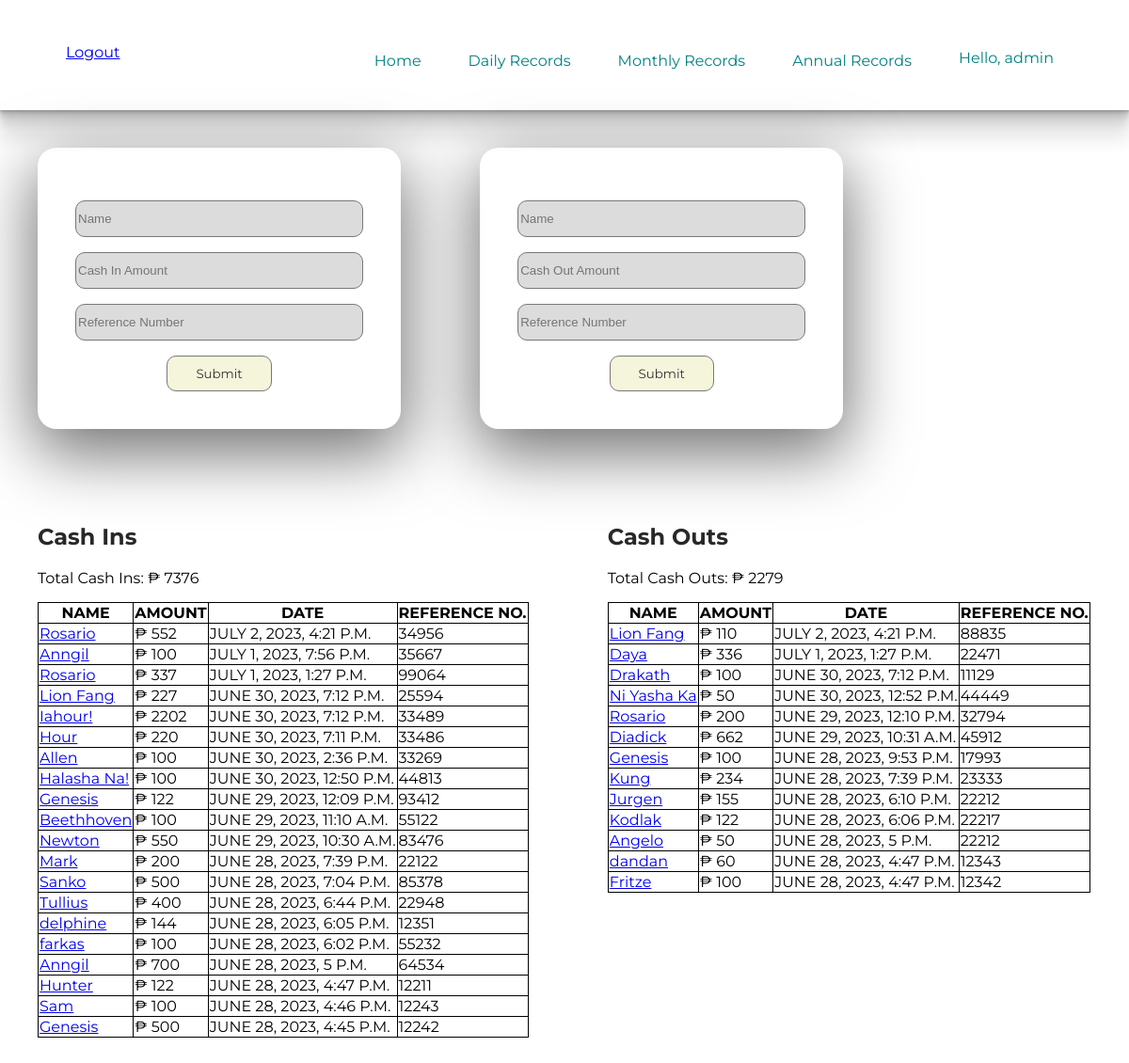
The app's page /home/ (signed in) with its own data.
### CashInOut/models.py (models this page shows)
class CashIn(models.Model):
    name = models.ForeignKey(Profile, on_delete=models.CASCADE)
    cash_in = models.IntegerField(null=True, blank=True)
    date_added = models.DateTimeField(default=timezone.now)
    reference_no = models.CharField(max_length=255)
    class Meta:
        ordering = ['-date_added']

class Profile(models.Model):
    profile_name = models.CharField(max_length=255)
    slug = models.SlugField()
    def __str__(self):
        return self.profile_name

class CashOut(models.Model):
    name = models.ForeignKey(Profile, on_delete=models.CASCADE)
    cash_out = models.cash_in = models.IntegerField(null=True, blank=True)
    date_added = models.DateTimeField(default=timezone.now)
    reference_no = models.CharField(max_length=255)
    class Meta:
        ordering = ['-date_added']

### CashInOut/views.py (the view, shortened to what this page needs)
# urls.py: path('home/', views.CashInOut, name='homepage'),
@login_required(login_url='login')
def CashInOut(request):
    auth_user = request.user
    cash_ins = CashIn.objects.all()  # Retrieve all CashIn objects from the database
    cash_outs = CashOut.objects.all()
    cash_out_form = CashOutForm()
    cash_in_form = CashInForm()
    total_cash_ins = CashIn.objects.aggregate(Sum('cash_in'))['cash_in__sum'] or 0
    total_cash_outs = CashOut.objects.aggregate(Sum('cash_out'))['cash_out__sum'] or 0
    return render(request, 'base.html', {
        'cash_in_form': cash_in_form,
        'cash_out_form': cash_out_form,
        'cash_ins': cash_ins,
        'cash_outs': cash_outs,
        'total_cash_ins': total_cash_ins,
        'total_cash_outs': total_cash_outs,
        'auth_user': auth_user,
    })

### CashInOut/forms.py
class CashInForm(ModelForm):
    name = ProfileNameField(max_length=255)
    class Meta:
        model = CashIn
        fields = ['name', 'cash_in', 'reference_no']
        labels = {
            "name": "",
            "cash_in": "",
            "reference_no": "",
        }
        widgets = {
            'name': TextInput(attrs={
                'class': "cash-in-field",
                'placeholder': 'Name'
            }),
            'reference_no': TextInput(attrs={
                'class': "cash-in-field",
                'placeholder': 'Reference Number'
            }),
            'cash_in': forms.NumberInput(attrs={
                'class': "cash-in-field",
                'placeholder': 'Cash In Amount'
            }),
        }

class CashOutForm(ModelForm):
    name = ProfileNameField(max_length=255)
    class Meta:
        model = CashOut
        fields = ['name', 'cash_out', 'reference_no']
        labels = {
            "name": "",
            "cash_out": "",
            "reference_no": "",
        }
        widgets = {
            'reference_no': TextInput(attrs={
                'class': "cash-out-field",
                'placeholder': 'Reference Number'
            }),
            'name': TextInput(attrs={
                'class': "cash-out-field",
                'placeholder': 'Name'
            }),
            'cash_out': forms.NumberInput(attrs={
                'class': "cash-out-field",
                'placeholder': 'Cash Out Amount'
            }),
        }

### CashInOut/templates/base.html (shortened to what this page needs)
<!DOCTYPE html>
<html lang="en">
<head>
    {% load static %}
    <link rel="stylesheet" href="{% static 'styles.css'%}">
</head>
<body>
    <nav id="main-nav">
        <ul id="nav-links">
            <div class="nav-link">
                <p>Hello, {{ auth_user }}</p>
            </div>
            <div class="profile-link">
                <a href="{% url 'logout'  %}" class="logout-link" id="logout-link">Logout</a>
            </div>
            <li class="nav-link">
                <a href="{% url 'yearly' %}">Annual Records</a>
            </li>
            <li class="nav-link">
                <a href="{% url 'monthly' %}">Monthly Records</a>
            </li>
            <li class="nav-link">
                <a href="{% url 'records' %}">Daily Records</a>
            </li>
            <li class="nav-link">
                <a href="{% url 'homepage' %}">Home</a>
            </li>
        </ul>
    </nav>
    <section class="cash-in-out-form-section">
        <div class="cash-in-out-form-div">
            <form id="cash-in-form" method="POST">
                <div class="form-group">
                    {{ cash_in_form.as_p }}
                </div>
                <div class="cash-in-out-btn-post">
                    <button class="post-btn" name="cash_in_form_submit" type="submit">Submit</button>
                </div>
            </form>
        </div>
        <div class="cash-in-out-form-div">
            <form id="cash-out-form" method="POST">
                <div class="form-group">
                    {{ cash_out_form.as_p }}
                </div>
                <div class="cash-in-out-btn-post">
                    <button class="post-btn" name="cash_out_form_submit" type="submit">Submit</button>
                </div>
            </form>
        </div>
    </section>
    <section class="cash-in-out-tables-section">
        <div class="cash-in-out-table">
            <h1 class="cash-in-out-table-title">Cash Ins</h1>
            <p>Total Cash Ins: &#8369 {{ total_cash_ins }}</p>
            <table>
                <tr>
                    <th>NAME</th>
                    <th>AMOUNT</th>
                    <th>DATE</th>
                    <th>REFERENCE NO.</th>
                </tr>
                {% for cash_in in cash_ins %}
                <tr>
                    <td>
                        <a href="{% url 'customer_profile' cash_in.name.profile_name %}">
                            {{ cash_in.name }}
                        </a>
                    </td>
                    <td> &#8369 {{ cash_in.cash_in }}</td>
                    <td class="column-dates-input-cash-in-out"> {{ cash_in.date_added }}</td>
                    <td> {{ cash_in.reference_no }}</td>
                </tr>
                {% endfor %}
            </table>
        </div>
        <div class="cash-in-out-table">
            <h1 class="cash-in-out-table-title">Cash Outs</h1>
            <p>Total Cash Outs: &#8369 {{ total_cash_outs }}</p>
            <table>
                <tr>
                    <th>NAME</th>
                    <th>AMOUNT</th>
                    <th>DATE</th>
                    <th>REFERENCE NO.</th>
                </tr>
                {% for cash_out in cash_outs %}
                <tr>
                    <td>
                        <a href="{% url 'customer_profile' cash_out.name.profile_name %}">
                            {{ cash_out.name }}
                        </a>
                    </td>
                    <td> &#8369 {{ cash_out.cash_out }}</td>
                    <td class="column-dates-input-cash-in-out"> {{ cash_out.date_added }}</td>
                    <td> {{ cash_out.reference_no }}</td>
                </tr>
                {% endfor %}
            </table>
        </div>
    </section>
</body>
</html>

### CashInOut/static/styles.css (style rules this page uses)
html { margin:0; font-family:'Montserrat'; }
body { margin:0; }
table, th, td { border:1px solid black; border-collapse: collapse; }
.cash-in-out-form-div { display:inline-block; margin:40px; box-shadow: rgba(0, 0, 0, 0.56) 0px 22px 70px 4px; padding:40px; border-radius:20px; }
.cash-in-out-table { display:inline-block; margin:40px; vertical-align:top; }
.cash-in-field { background-color:rgb(220,220,220); width:300px; height:35px; border-radius:10px; border:1px rgb(120,120,120) solid; }
.cash-out-field { background-color:rgb(220,220,220); width:300px; height:35px; border-radius:10px; border:1px rgb(120,120,120) solid; }
.profile-name-field { background-color:rgb(220,220,220); width:300px; height:35px; border-radius:10px; border:1px rgb(120,120,120) solid; }
.post-btn { background-color:beige; color:rgb(50,50,50); font-family:'Montserrat'; border:1px rgb(120,120,120) solid; padding-right:30px; padding-left:30px; padding-top:10px; padding-bottom:10px; border-radius:10px; }
.cash-in-out-btn-post { text-align:center; }
.cash-in-out-tables-section { font-family:'Montserrat'; }
.cash-in-out-table-title { color:rgb(40,40,40); }
.column-dates-input-cash-in-out { text-transform:uppercase; }
#main-nav { box-shadow: rgba(0, 0, 0, 0.09) 0px 2px 1px, rgba(0, 0, 0, 0.09) 0px 4px 2px, rgba(0, 0, 0, 0.09) 0px 8px 4px, rgba(0, 0, 0, 0.09) 0px 16px 8px, rgba(0, 0, 0, 0.09) 0px 32px 16px; color:teal; padding:30px; overflow:hidden; }
#nav-links { list-style:none; }
.nav-link { display:inline-block; float:right; margin-right: 50px; margin-top:-10px; }
.nav-link a { text-decoration:none; font-family: 'Montserrat'; color:rgb(0,128,128); }

### records on screen
CashIn: name "Rosario", cash_in "552", date_added "JULY 2, 2023, 4:21 P.M.", reference_no "34956"
CashIn: name "Anngil", cash_in "100", date_added "JULY 1, 2023, 7:56 P.M.", reference_no "35667"
CashIn: name "Rosario", cash_in "337", date_added "JULY 1, 2023, 1:27 P.M.", reference_no "99064"
CashIn: name "Lion Fang", cash_in "227", date_added "JUNE 30, 2023, 7:12 P.M.", reference_no "25594"
CashIn: name "Iahour!", cash_in "2202", date_added "JUNE 30, 2023, 7:12 P.M.", reference_no "33489"
CashIn: name "Hour", cash_in "220", date_added "JUNE 30, 2023, 7:11 P.M.", reference_no "33486"
CashIn: name "Allen", cash_in "100", date_added "JUNE 30, 2023, 2:36 P.M.", reference_no "33269"
CashIn: name "Halasha Na!", cash_in "100", date_added "JUNE 30, 2023, 12:50 P.M.", reference_no "44813"
CashIn: name "Genesis", cash_in "122", date_added "JUNE 29, 2023, 12:09 P.M.", reference_no "93412"
CashIn: name "Beethhoven", cash_in "100", date_added "JUNE 29, 2023, 11:10 A.M.", reference_no "55122"
CashIn: name "Newton", cash_in "550", date_added "JUNE 29, 2023, 10:30 A.M.", reference_no "83476"
CashIn: name "Mark", cash_in "200", date_added "JUNE 28, 2023, 7:39 P.M.", reference_no "22122"
CashIn: name "Sanko", cash_in "500", date_added "JUNE 28, 2023, 7:04 P.M.", reference_no "85378"
CashIn: name "Tullius", cash_in "400", date_added "JUNE 28, 2023, 6:44 P.M.", reference_no "22948"
CashIn: name "delphine", cash_in "144", date_added "JUNE 28, 2023, 6:05 P.M.", reference_no "12351"
CashIn: name "farkas", cash_in "100", date_added "JUNE 28, 2023, 6:02 P.M.", reference_no "55232"
CashIn: name "Anngil", cash_in "700", date_added "JUNE 28, 2023, 5 P.M.", reference_no "64534"
CashIn: name "Hunter", cash_in "122", date_added "JUNE 28, 2023, 4:47 P.M.", reference_no "12211"
CashIn: name "Sam", cash_in "100", date_added "JUNE 28, 2023, 4:46 P.M.", reference_no "12243"
CashIn: name "Genesis", cash_in "500", date_added "JUNE 28, 2023, 4:45 P.M.", reference_no "12242"
CashOut: name "Lion Fang", cash_out "110", date_added "JULY 2, 2023, 4:21 P.M.", reference_no "88835"
CashOut: name "Daya", cash_out "336", date_added "JULY 1, 2023, 1:27 P.M.", reference_no "22471"
CashOut: name "Drakath", cash_out "100", date_added "JUNE 30, 2023, 7:12 P.M.", reference_no "11129"
CashOut: name "Ni Yasha Ka", cash_out "50", date_added "JUNE 30, 2023, 12:52 P.M.", reference_no "44449"
CashOut: name "Rosario", cash_out "200", date_added "JUNE 29, 2023, 12:10 P.M.", reference_no "32794"
CashOut: name "Diadick", cash_out "662", date_added "JUNE 29, 2023, 10:31 A.M.", reference_no "45912"
CashOut: name "Genesis", cash_out "100", date_added "JUNE 28, 2023, 9:53 P.M.", reference_no "17993"
CashOut: name "Kung", cash_out "234", date_added "JUNE 28, 2023, 7:39 P.M.", reference_no "23333"
CashOut: name "Jurgen", cash_out "155", date_added "JUNE 28, 2023, 6:10 P.M.", reference_no "22212"
CashOut: name "Kodlak", cash_out "122", date_added "JUNE 28, 2023, 6:06 P.M.", reference_no "22217"
CashOut: name "Angelo", cash_out "50", date_added "JUNE 28, 2023, 5 P.M.", reference_no "22212"
CashOut: name "dandan", cash_out "60", date_added "JUNE 28, 2023, 4:47 P.M.", reference_no "12343"
CashOut: name "Fritze", cash_out "100", date_added "JUNE 28, 2023, 4:47 P.M.", reference_no "12342"

### other values on screen
{{ auth_user }} "admin"
{{ total_cash_ins }} "7376"
{{ total_cash_outs }} "2279"
